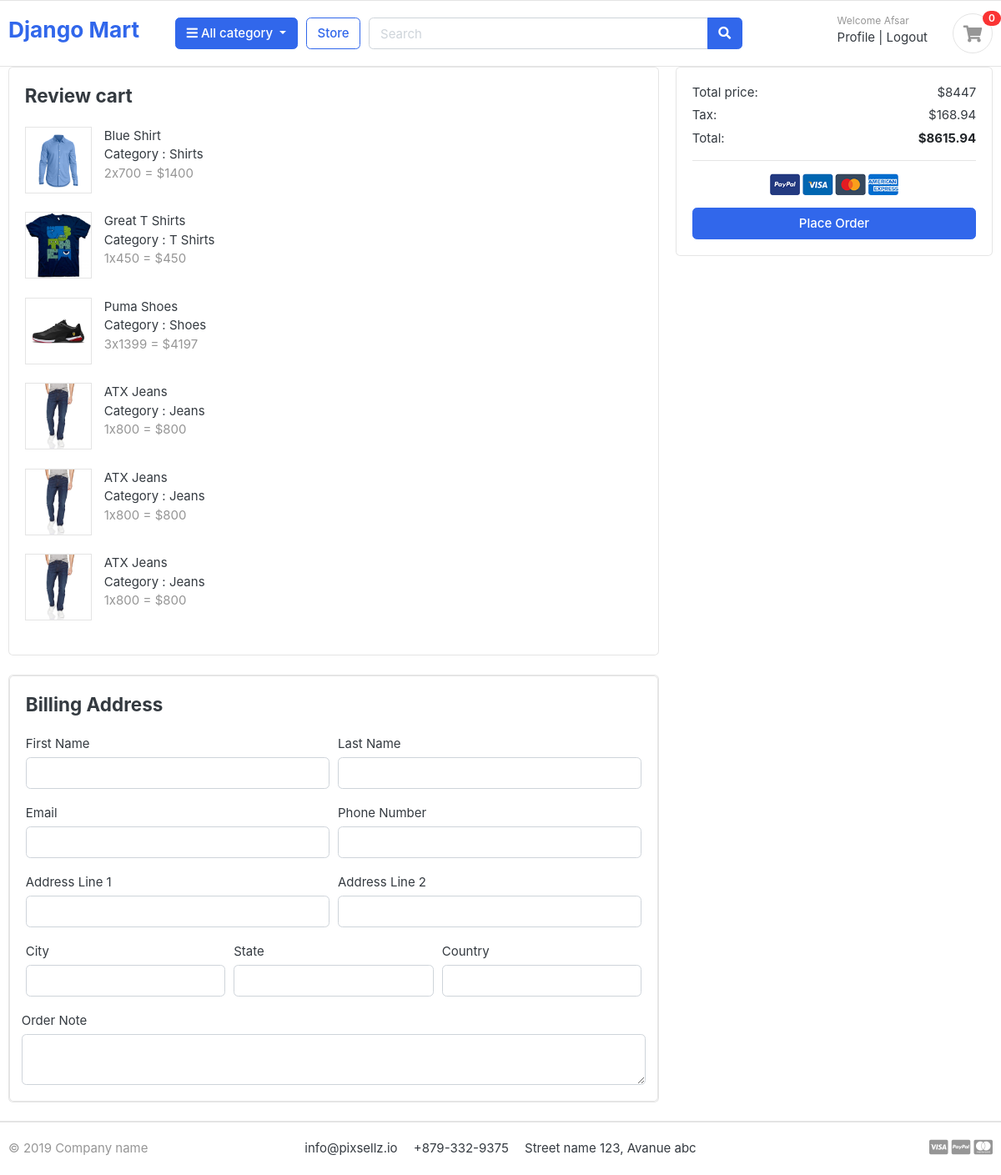
The app's page /order/place_order/ (signed in) with its own data.
### cart/models.py (models this page shows)
class CartItem(models.Model):
    user = models.ForeignKey(User, on_delete=models.CASCADE, null = True)
    product = models.ForeignKey(Product, on_delete=models.CASCADE)
    cart = models.ForeignKey(Cart, on_delete=models.CASCADE, null = True)
    quantity = models.IntegerField()
    is_active = models.BooleanField(default=True)
    def sub_total(self):
        return self.product.price * self.quantity
    def __str__(self):
        return str(self.product)

### store/models.py (models this page shows)
class Product(models.Model):
    product_name = models.CharField(max_length = 100, unique=True)
    slug = models.SlugField(max_length=200, unique = True)
    description = models.TextField(max_length=500, blank=True)
    price = models.IntegerField()
    image = models.ImageField(upload_to='photos/products')
    stock = models.IntegerField()
    is_available = models.BooleanField(default = True)
    category = models.ForeignKey(Category, on_delete=models.CASCADE)
    created_date = models.DateTimeField(auto_now_add=True)
    modified_date = models.DateTimeField(auto_now=True)
    def __str__(self):
        return self.product_name

### category/models.py (models this page shows, shortened)
class Category(models.Model):
    category_name = models.CharField(max_length=50, unique=True)
    slug = models.SlugField(max_length=100, unique = True)
    description = models.TextField(max_length = 255, blank=True)
    cat_image = models.ImageField(upload_to = 'photos/categories', blank=True)

### orders/views.py (the view, shortened to what this page needs)
# urls.py: path('place_order/', views.place_order, name='place_order'),
def place_order(request):
    print(request.POST)
    cart_items = None
    tax = 0
    total = 0
    grand_total = 0
    cart_items = CartItem.objects.filter(user = request.user)
    if cart_items.count() < 1:
        return redirect('store')
    for item in cart_items:
        total += item.product.price * item.quantity
    print(cart_items)
    tax = (2*total)/100 # 2 % vat
    grand_total = total + tax
    return render(request, 'orders/place_order.html',{'cart_items' : cart_items, 'tax' : tax,'total' : total, 'grand_total' : grand_total})

### orders/templates/orders/place_order.html (shortened to what this page needs)
{% extends 'base.html' %}
{% load static %}
{% block body%}
<div class="container">
<div class="row">
<main class="col-md-8">
<article class="card mb-4">
<div class="card-body">
	<h4 class="card-title mb-4">Review cart</h4>
	<div class="row">
		{% for item in cart_items%}
		<div class="col-md-12">
			<figure class="itemside  mb-4">
				<div class="aside"><img src="{{item.product.image.url}}" class="border img-sm"></div>
				<figcaption class="info">
					<p>{{item.product.product_name}} </p>
					<p>Category : {{item.product.category.category_name}} </p>
					<span class="text-muted">{{item.quantity}}x{{item.product.price}} = ${{item.sub_total}} </span>
				</figcaption>
			</figure>
		</div>
		{% endfor %}
	</div>
</div>
</article>
<article class="card mb-4">
<div class="card">
  <div class="card-body">
    <h4 class="card-title mb-4">Billing Address</h4>
    <form method="post">
      <div class="form-row">
        <div class="col form-group">
          <label for="">First Name</label>
          <input type="text" name="first_name" class="form-control" required>
        </div>
        <div class="col form-group">
          <label for="">Last Name</label>
          <input type="text" name="last_name" class="form-control" required>
        </div>
      </div>
      <div class="form-row">
        <div class="col form-group">
          <label for="">Email</label>
          <input type="email" name="email" class="form-control" required>
        </div>
        <div class="col form-group">
          <label for="">Phone Number</label>
          <input type="text" name="phone" class="form-control" required>
        </div>
      </div>
      <div class="form-row">
        <div class="col form-group">
          <label for="">Address Line 1</label>
          <input type="text" name="address_line1" class="form-control" required>
        </div>
        <div class="col form-group">
          <label for="">Address Line 2</label>
          <input type="text" name="address_line2" class="form-control">
        </div>
      </div>
      <div class="form-row">
        <div class="col form-group">
          <label for="">City</label>
          <input type="text" name="city" class="form-control" required>
        </div>
        <div class="col form-group">
          <label for="">State</label>
          <input type="text" name="state" class="form-control" required>
        </div>
        <div class="col form-group">
          <label for="">Country</label>
          <input type="text" name="country" class="form-control" required>
        </div>
        </div>
        <div class="form-row">
          <label for="">Order Note</label>
          <textarea name="order_note" rows="2" class="form-control"></textarea>
        </div>
  </div>
</div>
</article>
		</main>
		<aside class="col-md-4">
			<div class="card">
		<div class="card-body">
			<dl class="dlist-align">
			  <dt>Total price:</dt>
			  <dd class="text-right">${{total}}</dd>
			</dl>
			<dl class="dlist-align">
			  <dt>Tax:</dt>
			  <dd class="text-right"> ${{tax}}</dd>
			</dl>
			<dl class="dlist-align">
			  <dt>Total:</dt>
			  <dd class="text-right text-dark b"><strong>${{grand_total}}</strong></dd>
			</dl>
			<hr>
			<p class="text-center mb-3">
				<img src="{% static 'images/misc/payments.png'%}" height="26">
			</p>
			<button type="submit" class="btn btn-primary btn-block" > Place Order </button>
		</div>
		</div>
		</aside>
	</div>
</div>
{% endblock %}

### templates/base.html (shortened to what this page needs)
{% load static %}
<!DOCTYPE html>
<html lang="en">
  <head>
    <link href="{% static 'css/bootstrap.css' %}" rel="stylesheet" type="text/css" />
    <link
      href="{% static 'fonts/fontawesome/css/all.min.css' %}"
      type="text/css"
      rel="stylesheet"
    />
    <link href="{% static 'css/ui.css' %}" rel="stylesheet" type="text/css" />
    <link
      href="{% static 'css/responsive.css'%}"
      rel="stylesheet"
      media="only screen and (max-width: 1200px)"
    />
  </head>
<body>
    <header class="section-header">
      <section class="header-main border-bottom">
        <div class="container">
          <div class="row align-items-center">
            <div class="col-lg-2 col-md-3 col-6">
              <a href="{% url 'home' %}" class="brand-wrap">
                <h3>Django Mart</h3>
              </a>
            </div>
            <div class="col-lg col-sm col-md col-6 flex-grow-0">
              <div class="category-wrap dropdown d-inline-block float-right">
                <button
                  type="button"
                  class="btn btn-primary dropdown-toggle"
                  data-toggle="dropdown"
                >
                  <i class="fa fa-bars"></i> All category
                </button>
              </div>
            </div>
            <a href="{% url 'store' %}" class="btn btn-outline-primary">Store</a>
            <div class="col-lg col-md-6 col-sm-12 col">
              <form action="#" class="search">
                <div class="input-group w-100">
                  <input
                    type="text"
                    class="form-control"
                    style="width: 60%"
                    placeholder="Search"
                  />
                  <div class="input-group-append">
                    <button class="btn btn-primary" type="submit">
                      <i class="fa fa-search"></i>
                    </button>
                  </div>
                </div>
              </form>
            </div>
            <div class="col-lg-3 col-sm-6 col-8 order-2 order-lg-3">
              <div class="d-flex justify-content-end mb-3 mb-lg-0">
                <div class="widget-header">
                  {% if request.user.is_authenticated %}
                  <small class="title text-muted">Welcome {{request.user.first_name}}</small>
                  <div>
                    <a href="{% url 'profile' %}"> Profile</a>
                    <span class="dark-transp"> | </span>
                    <a href="{% url 'logout' %}"> Logout</a>
                  </div>
                  {% endif %}
                </div>
                <a href="{% url 'cart' %}" class="widget-header pl-3 ml-3">
                  <div class="icon icon-sm rounded-circle border">
                    <i class="fa fa-shopping-cart"></i>
                  </div>
                  <span class="badge badge-pill badge-danger notify">0</span>
                </a>
              </div>
            </div>
          </div>
        </div>
      </section>
    </header>
    {% block body %}
    {% endblock %}
    <footer class="section-footer border-top">
	<div class="container">
		<section class="footer-bottom border-top row">
			<div class="col-md-2">
				<p class="text-muted"> &copy 2019 Company name </p>
			</div>
			<div class="col-md-8 text-md-center">
				<span  class="px-2">info@pixsellz.io</span>
				<span  class="px-2">+879-332-9375</span>
				<span  class="px-2">Street name 123, Avanue abc</span>
			</div>
			<div class="col-md-2 text-md-right text-muted">
				<i class="fab fa-lg fa-cc-visa"></i>
				<i class="fab fa-lg fa-cc-paypal"></i>
				<i class="fab fa-lg fa-cc-mastercard"></i>
			</div>
		</section>
	</div>
</footer>
</body>
</html>

### static/css/ui.css (style rules this page uses)
html { font-family: "Inter", sans-serif; font-size: 15px; }
.icon-xs, .icon-sm, .icon-md, .icon-lg { display: inline-block; text-align: center; flex-shrink: 0; flex-grow: 0; }
.icon-sm { width: 48px; height: 48px; line-height: 48px !important; font-size: 20px; }
.img-xs, .img-sm, .img-md, .img-lg { -o-object-fit: cover; object-fit: cover; flex-shrink: 0; flex-grow: 0; }
.img-sm { width: 80px; height: 80px; }
figure { margin-bottom: 0; }
article:after, .form-group:after { display: block; clear: both; content: ""; }
.b { font-weight: 600; }
p:last-child { margin-bottom: 0; }
.header-main { position: relative; padding-top: 1rem; padding-bottom: 1rem; }
.widget-header { display: inline-block; vertical-align: middle; position: relative; }
.widget-header a { color: #343a40; }
.widget-header i { color: #969696; }
.widget-header .title { display: block; }
.widget-header .notify { position: absolute; top: -3px; right: -10px; }
.footer-bottom { padding-top: 20px; padding-bottom: 20px; }
.itemside { position: relative; display: flex; width: 100%; }
.itemside .aside { position: relative; flex-shrink: 0; }
.itemside .info { padding-left: 15px; padding-right: 7px; }
.itemside p { margin-bottom: 0; }
[class*=dlist-] { margin-bottom: 5px; }
[class*=dlist-] dd { margin-bottom: 0; }
.dlist-align { display: flex; }
.dlist-align dt { width: 150px; word-wrap: break-word; font-weight: normal; }
.dlist-align dd { flex-grow: 1; }
.notify { position: absolute; top: -4px; right: -10px; display: inline-block; padding: 0.25em 0.6em; font-size: 12px; line-height: 1; text-align: center; border-radius: 3rem; color: #fff; background-color: #fa3434; }

### records on screen
CartItem: product.image (picture), product.product_name "Blue Shirt", product.category.category_name "Shirts", quantity "2", product.price "700", sub_total "1400"
CartItem: product.image (picture), product.product_name "Great T Shirts", product.category.category_name "T Shirts", quantity "1", product.price "450", sub_total "450"
CartItem: product.image (picture), product.product_name "Puma Shoes", product.category.category_name "Shoes", quantity "3", product.price "1399", sub_total "4197"
CartItem: product.image (picture), product.product_name "ATX Jeans", product.category.category_name "Jeans", quantity "1", product.price "800", sub_total "800"
CartItem: product.image (picture), product.product_name "ATX Jeans", product.category.category_name "Jeans", quantity "1", product.price "800", sub_total "800"
CartItem: product.image (picture), product.product_name "ATX Jeans", product.category.category_name "Jeans", quantity "1", product.price "800", sub_total "800"

### other values on screen
{{ request.user.first_name }} "Afsar"
{{ total }} "8447"
{{ tax }} "168.94"
{{ grand_total }} "8615.94"
